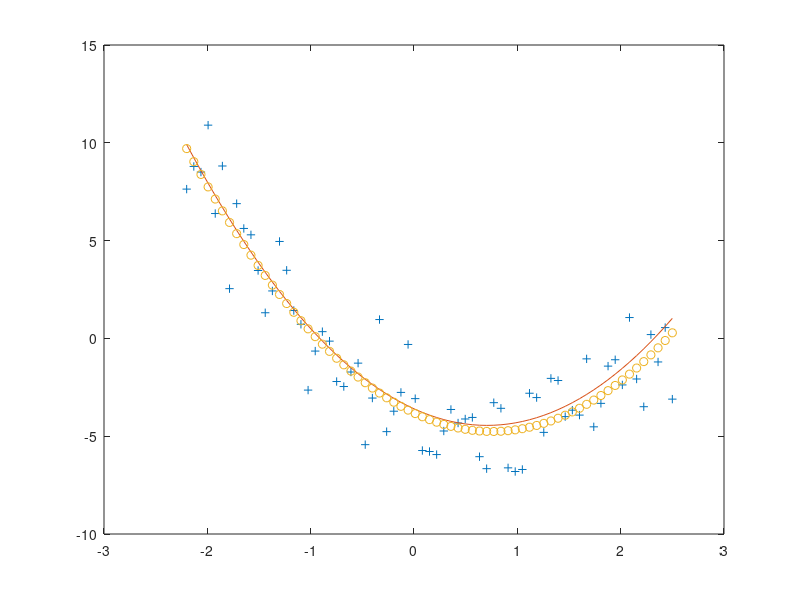

This chart was generated by the following MATLAB code:
pkg load statistics;
    
clc;
clear;

x_min = -2.2; 
x_max = 2.5;
n = 69;
a = [1.7, -2.4, -3.6];
s = 1.5;

X = (x_min : (x_max - x_min) / (n - 1) : x_max)';
y = polyval(a, X);

Z = s * randn(n, 1); 
Y = y + Z;
plot(X, y, X, Y, '+');

m = 2;
an = polyfit(X, Y, m);
Yn = polyval(an, X);
plot(X, Y, '+', X, y, X, Yn, 'o');

e = Yn - Y;
printf("Actual coefficients a1 = %d, a2 = %d, a3 = %d;\n", a);
printf("Approximated coefficients: %d, %d, %d;\n", an);
printf("Scalar product e and Yn: %d;\n", e' * Yn);
printf("Noise(s) = %d; Noise(sn) = %d.\n", s, sqrt(e' * e / (n - 2)));